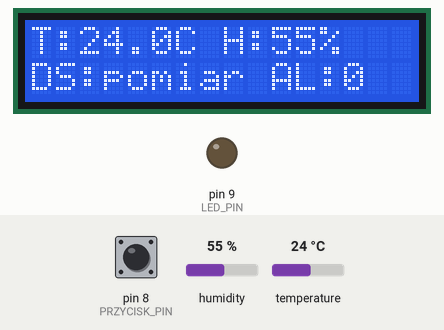
Simulated run of this sketch. Board: Arduino Uno, built with avr-gcc and run on an emulated ATmega328P. Shown: 16×2 character LCD, output pins drawn as LEDs (lit = HIGH). The test bench sets the inputs (shaded band); at power-on: pin 8 (PRZYCISK_PIN) HIGH, humidity 55 %, temperature 24 °C.

Above: at 2.7 s.
2.8 s: pin 8 (PRZYCISK_PIN) pulled LOW for 0.15 s
At 4.0 s:
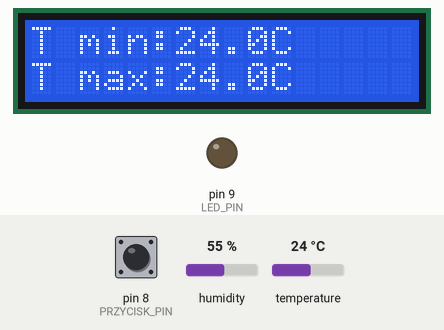
4.4 s: pin 8 (PRZYCISK_PIN) pulled LOW for 1 s
At 5.3 s:
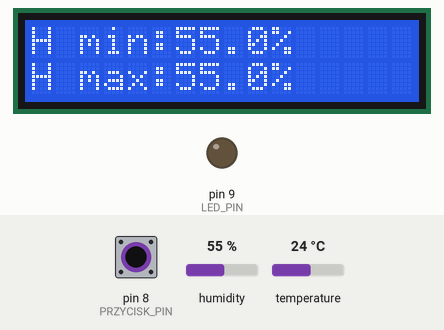
6.9 s: pin 8 (PRZYCISK_PIN) pulled LOW for 0.15 s
At 8.1 s:
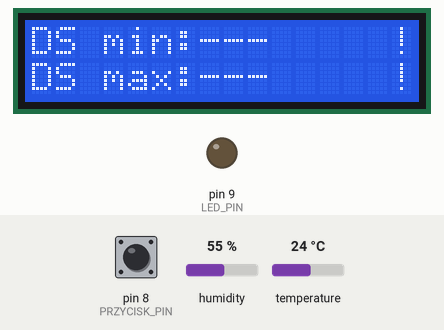
8.5 s: pin 8 (PRZYCISK_PIN) pulled LOW for 3.2 s
At 9.6 s:
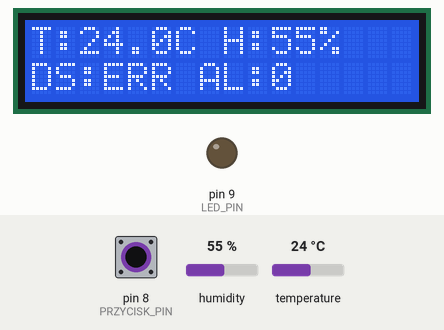
13.2 s: humidity set to 68 %
At 14.6 s:
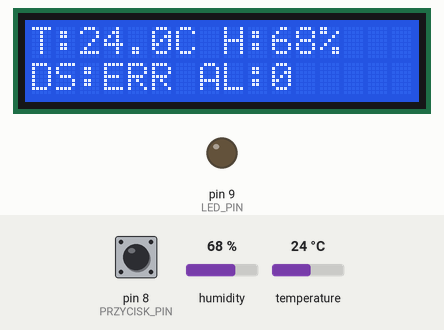
15.6 s: humidity set to 71 %
At 18.8 s:
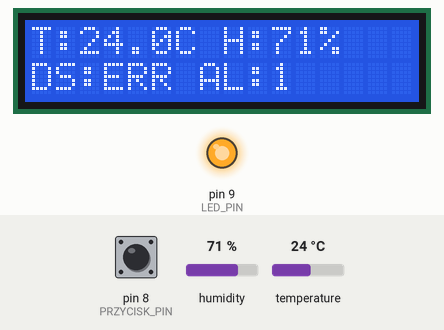
Timing chart, 0 to 20.3 s (numbered marks = the images above; inputs shaded):
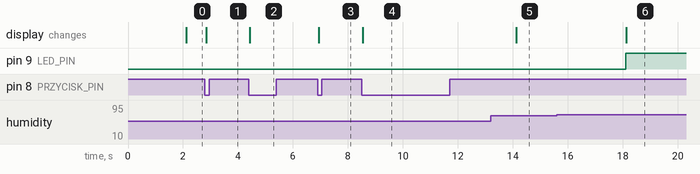

The sketch:

stacja_mikroklimatu.ino
```cpp
/*
  Stacja mikroklimatu w klasie — Arduino Uno / klasyczne Nano, 5 V.
  LCD 16x2: RS=D12, E=D11, D4=D5, D5=D4, D6=D3, D7=D2.
  DHT11 DATA=D6 (10 kOhm do 5 V), DS18B20 DQ=D7 (4,7 kOhm do 5 V).
  Przycisk D8--GND, czerwona LED D9--1 kOhm--LED--GND.
  DS18B20 wymaga osobnego VDD=5 V, nie zasilania pasozytniczego.

  Biblioteki: LiquidCrystal, DHT sensor library (+ Adafruit Unified Sensor),
  OneWire, DallasTemperature. Szczegoly montazu i wersje: README.md.
  Serial 9600: temperatura_DHT,wilgotnosc,temperatura_DS (bez naglowka).
  Wiersz powstaje tylko dla kompletu poprawnych, nowych pomiarow.
*/

#include <LiquidCrystal.h>
#include <DHT.h>
#include <OneWire.h>
#include <DallasTemperature.h>
#include <math.h>

const byte DHT_PIN = 6, DS_PIN = 7, PRZYCISK_PIN = 8, LED_PIN = 9;
const unsigned long OKRES_MS = 2000, KONWERSJA_DS_MS = 750;
const unsigned long DRGANIA_MS = 30;
const float PROG_T = 26.0, HISTEREZA_T = 1.0;
const float PROG_H = 70.0, HISTEREZA_H = 5.0;

LiquidCrystal lcd(12, 11, 5, 4, 3, 2);
DHT dht(DHT_PIN, DHT11);
OneWire oneWire(DS_PIN);
DallasTemperature ds(&oneWire);
DeviceAddress adresDS;

struct Zakres {
  bool jest = false;
  float minimum = 0, maksimum = 0;

  void dodaj(float wartosc) {
    if (!jest || wartosc < minimum) minimum = wartosc;
    if (!jest || wartosc > maksimum) maksimum = wartosc;
    jest = true;
  }
};

Zakres zakresT, zakresH, zakresDS;
float temperaturaDHT = NAN, wilgotnosc = NAN, temperaturaDS = NAN;
bool temperaturaOK = false, wilgotnoscOK = false, dsOK = false;
bool dhtMierzony = false, dsMierzony = false;
bool adresZnany = false, trwaKonwersja = false;
bool alarmT = false, alarmH = false, odswiezLCD = true;
byte widok = 0;
bool ostatniOdczyt = HIGH, stanPrzycisku = HIGH;
unsigned long ostatniCykl = 0, startKonwersji = 0, zmianaPrzycisku = 0;

// Jawna deklaracja ulatwia kompilacje szkicu z typem zdefiniowanym powyzej.
void pokazZakres(const __FlashStringHelper* nazwa, const Zakres& zakres,
                 bool aktualnyPomiarOK, char jednostka);

bool poprawnaLiczba(float wartosc, float minimum, float maksimum) {
  return !isnan(wartosc) && !isinf(wartosc) &&
         wartosc >= minimum && wartosc <= maksimum;
}

void sprawdzPrzycisk(unsigned long teraz) {
  bool odczyt = digitalRead(PRZYCISK_PIN);
  if (odczyt != ostatniOdczyt) {
    ostatniOdczyt = odczyt;
    zmianaPrzycisku = teraz;
  }
  if (odczyt != stanPrzycisku && teraz - zmianaPrzycisku >= DRGANIA_MS) {
    stanPrzycisku = odczyt;
    if (stanPrzycisku == LOW) {
      widok = (widok + 1) % 4;
      odswiezLCD = true;
    }
  }
}

void aktualizujAlarm() {
  // Awaria DHT nie oznacza bezpiecznych warunkow — szczegoly widac na LCD.
  if (!temperaturaOK || !wilgotnoscOK) {
    alarmT = alarmH = false;
  } else {
    if (temperaturaDHT >= PROG_T) alarmT = true;
    if (temperaturaDHT <= PROG_T - HISTEREZA_T) alarmT = false;
    if (wilgotnosc >= PROG_H) alarmH = true;
    if (wilgotnosc <= PROG_H - HISTEREZA_H) alarmH = false;
  }
  digitalWrite(LED_PIN, alarmT || alarmH ? HIGH : LOW);
}

bool znajdzDS() {
  // Szukamy ponownie po bledzie, takze gdy czujnika nie bylo przy starcie.
  oneWire.reset_search();
  while (oneWire.search(adresDS)) {
    if (adresDS[0] == 0x28 && OneWire::crc8(adresDS, 7) == adresDS[7]) {
      if (ds.readPowerSupply(adresDS)) return false;  // zasilanie pasozytnicze
      return ds.setResolution(adresDS, 12);
    }
  }
  return false;
}

void rozpocznijPomiar() {
  wilgotnosc = dht.readHumidity();
  temperaturaDHT = dht.readTemperature();  // ta sama ramka DHT z cache biblioteki
  temperaturaOK = poprawnaLiczba(temperaturaDHT, 0, 50);
  wilgotnoscOK = poprawnaLiczba(wilgotnosc, 0, 100);
  dhtMierzony = true;
  if (temperaturaOK) zakresT.dodaj(temperaturaDHT);
  if (wilgotnoscOK) zakresH.dodaj(wilgotnosc);
  aktualizujAlarm();

  if (!adresZnany) adresZnany = znajdzDS();
  if (adresZnany && ds.requestTemperaturesByAddress(adresDS)) {
    startKonwersji = millis();
    trwaKonwersja = true;
  } else {
    adresZnany = dsOK = false;
    dsMierzony = true;
  }
  odswiezLCD = true;
}

void zakonczPomiarDS() {
  trwaKonwersja = false;
  dsMierzony = true;
  // Odczyt nastapi dopiero po pelnych 750 ms i zakonczeniu konwersji.
  temperaturaDS = ds.isConversionComplete() ? ds.getTempC(adresDS) : NAN;
  dsOK = poprawnaLiczba(temperaturaDS, -55, 125);
  if (dsOK) {
    zakresDS.dodaj(temperaturaDS);
    // Nie odrzucamy samej liczby 85: moze byc prawdziwa temperatura.
    if (temperaturaOK && wilgotnoscOK) {
      Serial.print(temperaturaDHT, 1);
      Serial.print(',');
      Serial.print(wilgotnosc, 1);
      Serial.print(',');
      Serial.println(temperaturaDS, 1);
    }
  } else {
    adresZnany = false;
  }
  odswiezLCD = true;
}

void pustyWiersz(byte wiersz) {
  lcd.setCursor(0, wiersz);
  lcd.print(F("                "));
  lcd.setCursor(0, wiersz);
}

void pokazZakres(const __FlashStringHelper* nazwa, const Zakres& zakres,
                 bool aktualnyPomiarOK, char jednostka) {
  for (byte wiersz = 0; wiersz < 2; wiersz++) {
    pustyWiersz(wiersz);
    lcd.print(nazwa);
    lcd.print(wiersz == 0 ? F(" min:") : F(" max:"));
    if (zakres.jest) {
      lcd.print(wiersz == 0 ? zakres.minimum : zakres.maksimum, 1);
      lcd.print(jednostka);
    } else {
      lcd.print(F("---"));
    }
    if (!aktualnyPomiarOK) {
      lcd.setCursor(15, wiersz);
      lcd.print('!');  // brak aktualnego poprawnego pomiaru; extrema sa historyczne
    }
  }
}

void pokazLCD() {
  if (widok == 1) {
    pokazZakres(F("T"), zakresT, temperaturaOK, 'C');
  } else if (widok == 2) {
    pokazZakres(F("H"), zakresH, wilgotnoscOK, '%');
  } else if (widok == 3) {
    pokazZakres(F("DS"), zakresDS, dsOK, 'C');
  } else {
    pustyWiersz(0);
    if (!dhtMierzony) {
      lcd.print(F("DHT: czekam"));
    } else {
      lcd.print(F("T:"));
      if (temperaturaOK) lcd.print(temperaturaDHT, 1);
      else lcd.print(F("ERR"));
      lcd.print(F("C H:"));
      if (wilgotnoscOK) lcd.print(wilgotnosc, 0);
      else lcd.print(F("ERR"));
      lcd.print('%');
    }
    pustyWiersz(1);
    lcd.print(F("DS:"));
    if (dsOK) {
      lcd.print(temperaturaDS, 1);
      lcd.print('C');
    } else if (!dsMierzony) {
      lcd.print(trwaKonwersja ? F("pomiar") : F("czekam"));
    } else {
      lcd.print(F("ERR"));
    }
    lcd.print(F(" AL:"));
    lcd.print(temperaturaOK && wilgotnoscOK ? (alarmT || alarmH ? '1' : '0') : '?');
  }
  odswiezLCD = false;
}

void setup() {
  pinMode(PRZYCISK_PIN, INPUT_PULLUP);
  ostatniOdczyt = stanPrzycisku = digitalRead(PRZYCISK_PIN);
  pinMode(LED_PIN, OUTPUT);
  digitalWrite(LED_PIN, LOW);
  Serial.begin(9600);
  lcd.begin(16, 2);
  dht.begin();
  ds.begin();
  ds.setAutoSaveScratchPad(false);  // zmiana rozdzielczosci tylko w RAM czujnika
  ds.setWaitForConversion(false);  // nie czekaj 750 ms wewnatrz funkcji biblioteki
  ostatniCykl = millis();          // pierwsze odczyty po 2 s od inicjalizacji
  pokazLCD();
}

void loop() {
  unsigned long teraz = millis();
  sprawdzPrzycisk(teraz);
  if (trwaKonwersja && teraz - startKonwersji >= KONWERSJA_DS_MS) {
    zakonczPomiarDS();
  }
  if (!trwaKonwersja && teraz - ostatniCykl >= OKRES_MS) {
    ostatniCykl = teraz;
    rozpocznijPomiar();
  }
  if (odswiezLCD) pokazLCD();
}
```

Measured:
- the behaviour switches between 69 and 70 % on humidity (found by bisection; images 5 and 6)
- after the input at 2.8 s, the display: changes at once (image 1)
- after the input at 4.4 s, the display: changes at once (image 2)
- after the input at 6.9 s, the display: changes at once (image 3)
- after the input at 8.5 s, the display: changes at once (image 4)
- after the input at 13.2 s, the display: changes after 0.92 s (image 5)
- after the input at 15.6 s, pin 9 (LED_PIN): LOW → HIGH after 2.5 s; the display: changes after 2.5 s (image 6)
